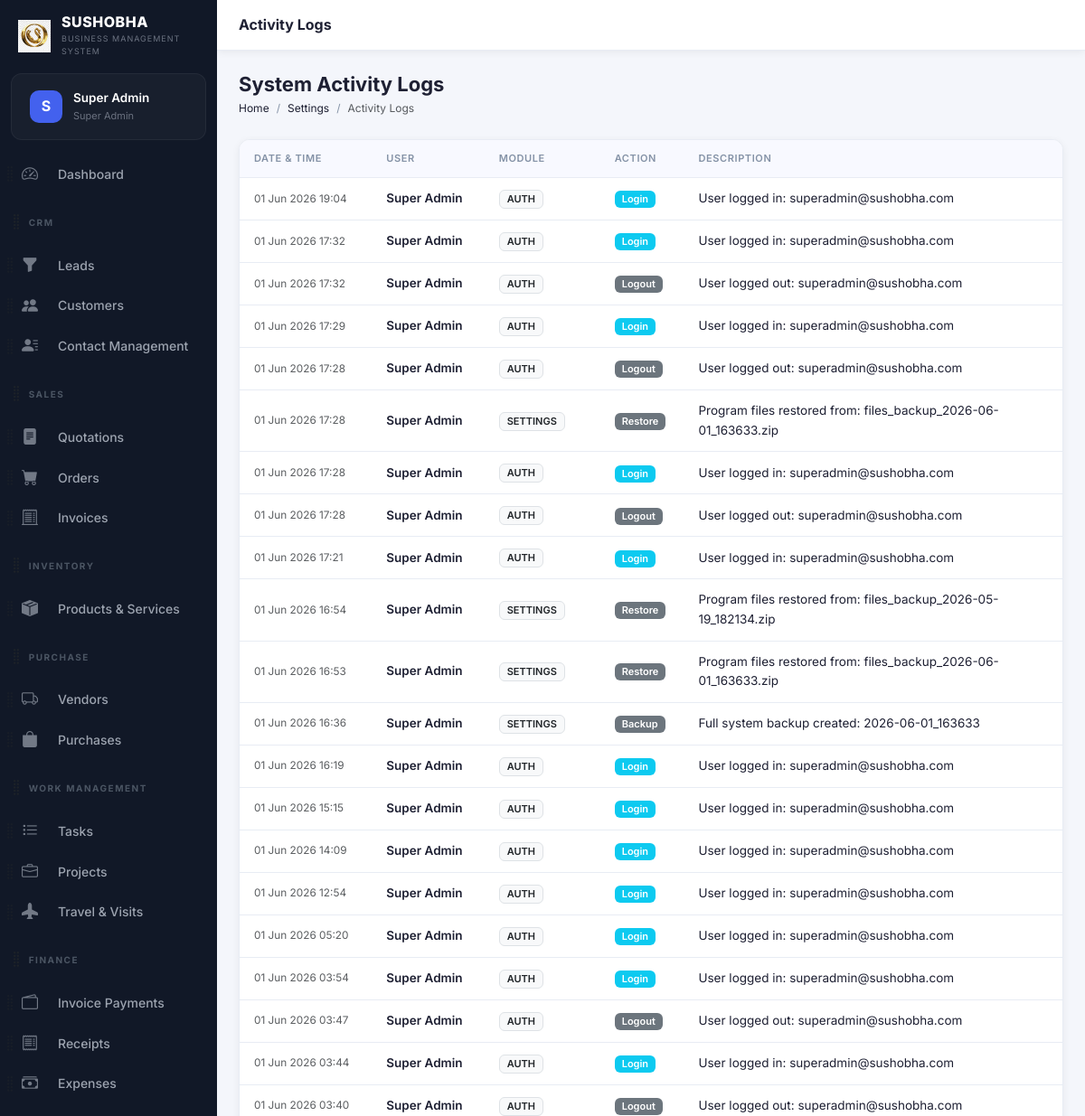
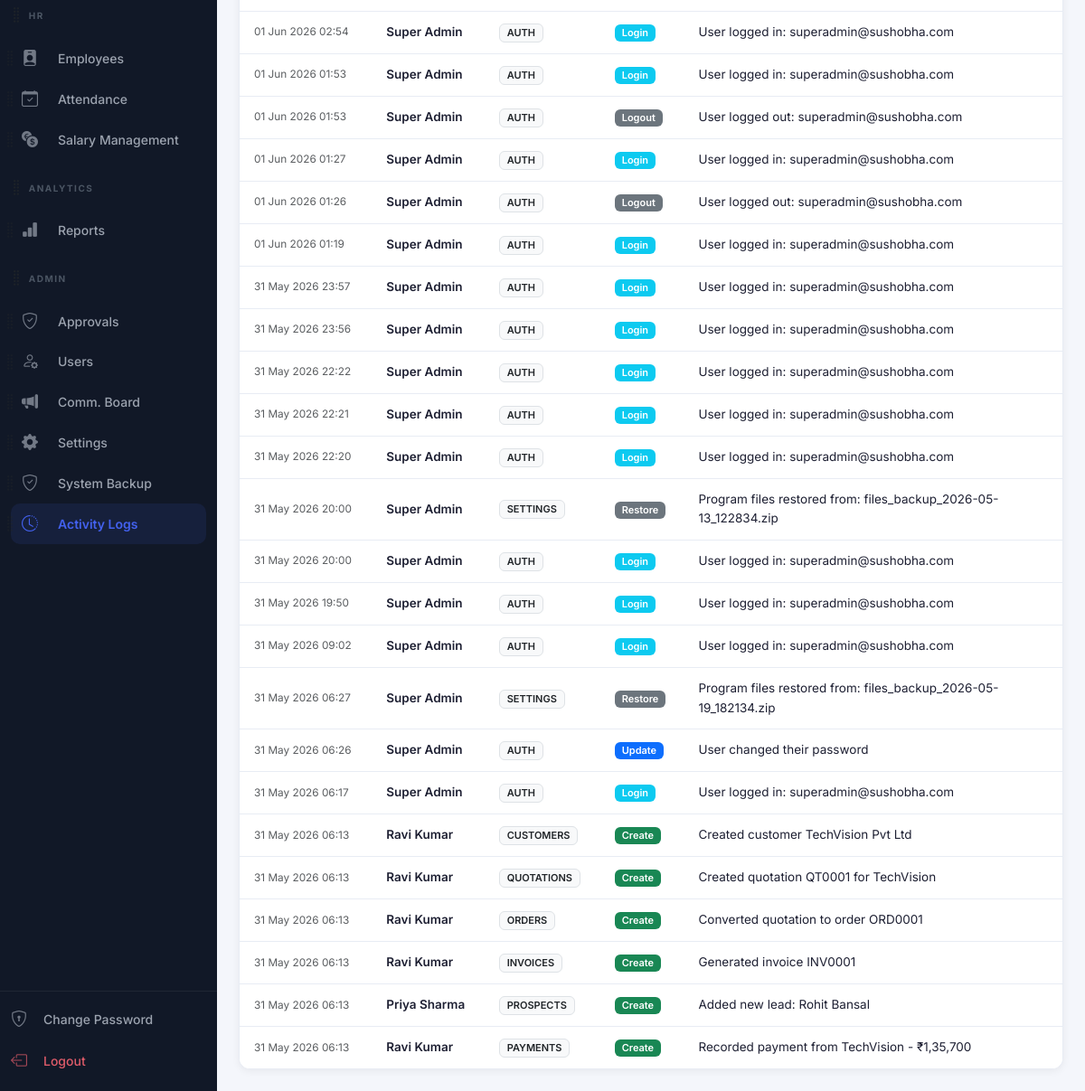
Before: /modules/settings/activity-logs.php (signed in) with the older database file (2 pictures, top to bottom).
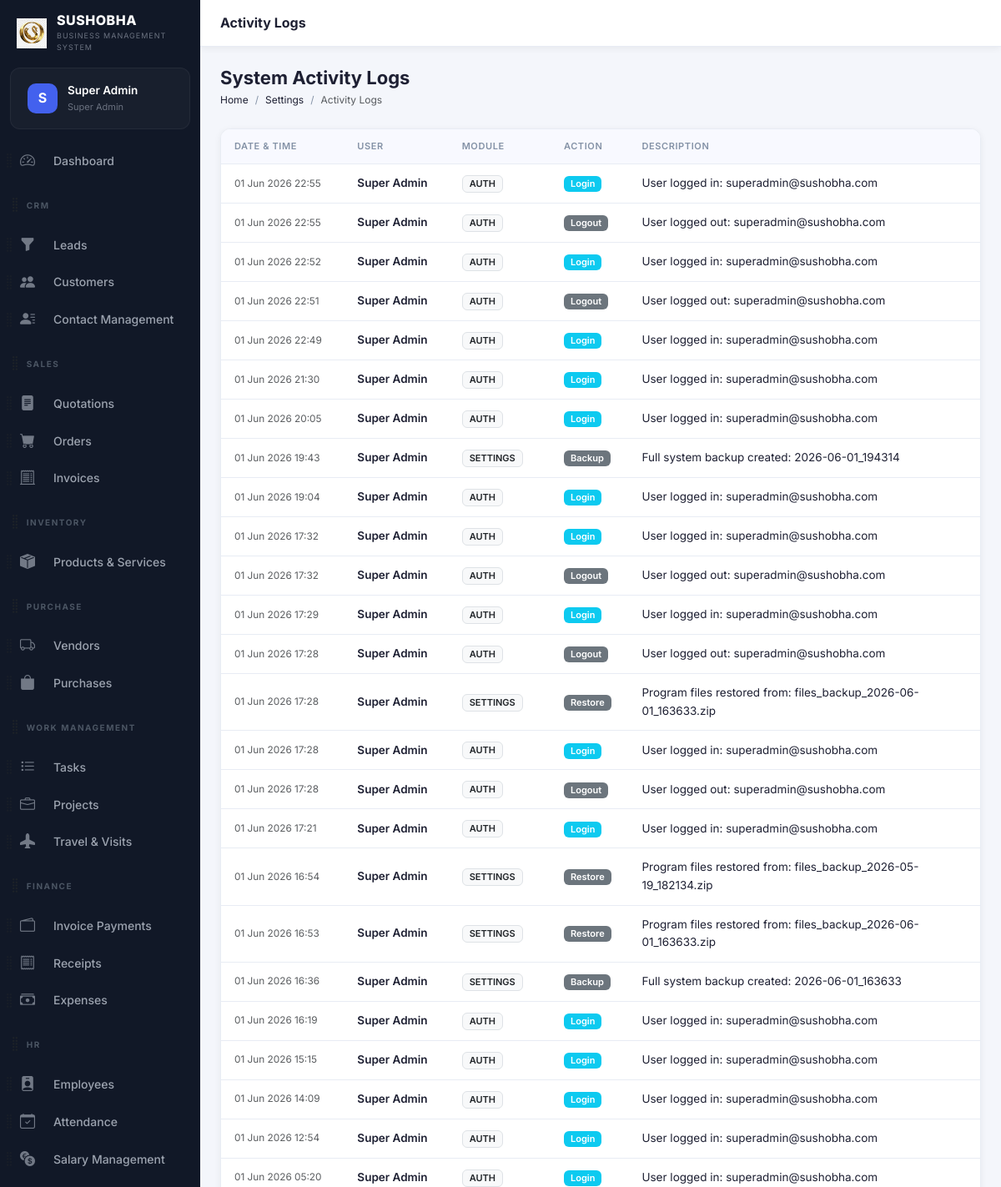
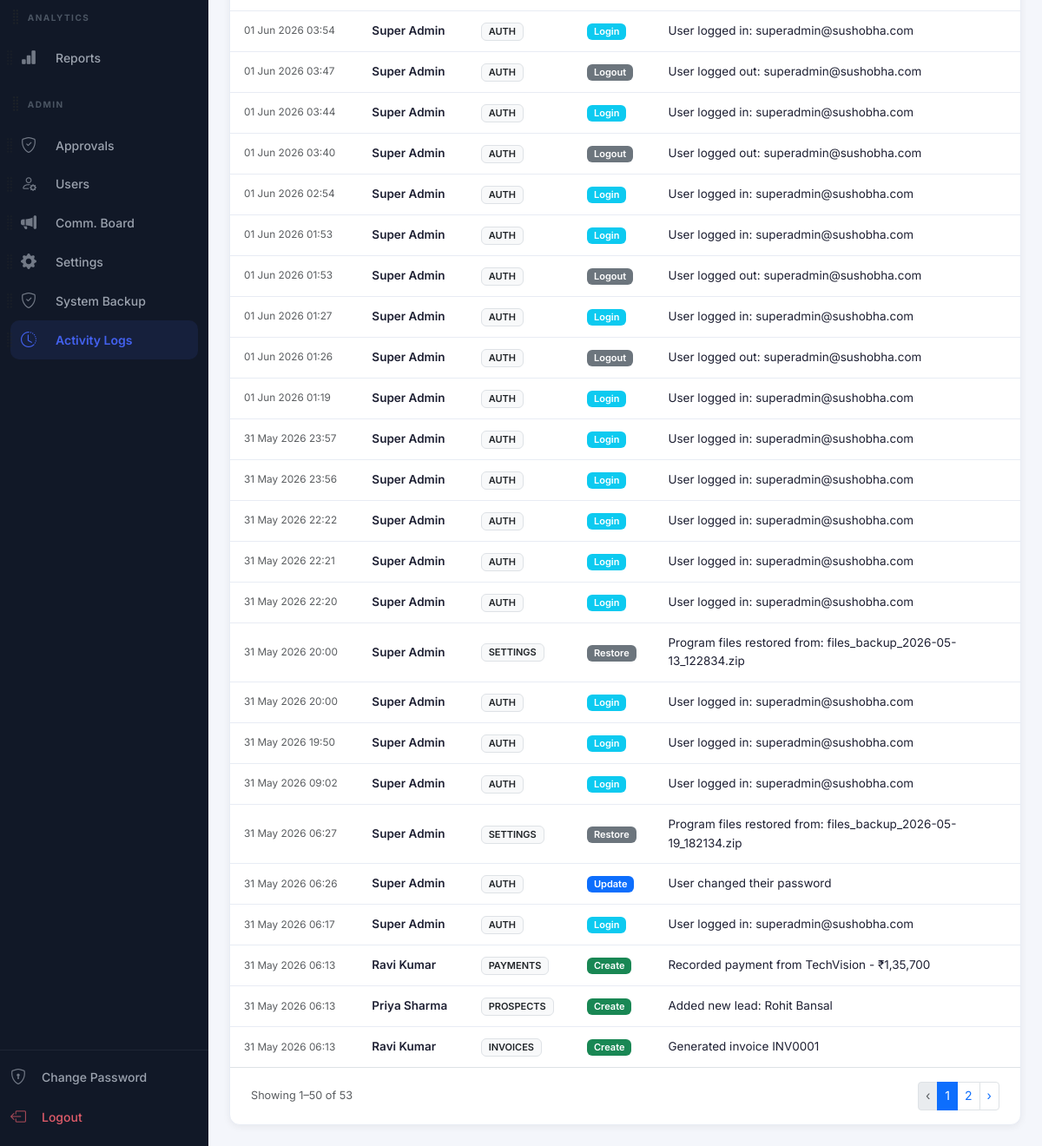
After: the same page with the newer database file (2 pictures, top to bottom).
### tables this page shows
CREATE TABLE `users` (
  `id` int(10) unsigned NOT NULL AUTO_INCREMENT,
  `role_id` int(10) unsigned NOT NULL DEFAULT 5,
  `name` varchar(100) NOT NULL,
  `email` varchar(150) NOT NULL,
  `password` varchar(255) NOT NULL,
  `phone` varchar(20) DEFAULT NULL,
  `avatar` varchar(255) DEFAULT NULL,
  `is_active` tinyint(1) NOT NULL DEFAULT 1,
  `remember_token` varchar(100) DEFAULT NULL,
  `reset_token` varchar(100) DEFAULT NULL,
  `reset_token_expires` datetime DEFAULT NULL,
  `last_login` datetime DEFAULT NULL,
  `login_attempts` int(11) DEFAULT 0,
  `locked_until` datetime DEFAULT NULL,
  `created_at` timestamp NOT NULL DEFAULT current_timestamp(),
  `updated_at` timestamp NOT NULL DEFAULT current_timestamp() ON UPDATE current_timestamp(),
  `access_rights` text DEFAULT NULL,
  PRIMARY KEY (`id`),
  UNIQUE KEY `email` (`email`),
  KEY `role_id` (`role_id`),
  CONSTRAINT `users_ibfk_1` FOREIGN KEY (`role_id`) REFERENCES `roles` (`id`)
);

CREATE TABLE `roles` (
  `id` int(10) unsigned NOT NULL AUTO_INCREMENT,
  `name` varchar(50) NOT NULL,
  `slug` varchar(50) NOT NULL,
  `permissions` longtext DEFAULT NULL CHECK (json_valid(`permissions`)),
  `created_at` timestamp NOT NULL DEFAULT current_timestamp(),
  PRIMARY KEY (`id`),
  UNIQUE KEY `name` (`name`),
  UNIQUE KEY `slug` (`slug`)
);

CREATE TABLE `activity_logs` (
  `id` int(10) unsigned NOT NULL AUTO_INCREMENT,
  `user_id` int(10) unsigned DEFAULT NULL,
  `module` varchar(50) DEFAULT NULL,
  `action` varchar(50) DEFAULT NULL,
  `description` text DEFAULT NULL,
  `record_id` int(10) unsigned DEFAULT NULL,
  `ip_address` varchar(45) DEFAULT NULL,
  `user_agent` varchar(255) DEFAULT NULL,
  `created_at` timestamp NOT NULL DEFAULT current_timestamp(),
  PRIMARY KEY (`id`),
  KEY `user_id` (`user_id`),
  KEY `idx_log_module` (`module`),
  KEY `idx_log_created` (`created_at`),
  CONSTRAINT `activity_logs_ibfk_1` FOREIGN KEY (`user_id`) REFERENCES `users` (`id`) ON DELETE SET NULL
);

### config/db.php (called while the page is built, shortened)
<?php
class Database {
    private static ?PDO $instance = null;
    public static function getInstance(): PDO {
        if (self::$instance === null) {
            $host   = 'localhost';
            $dbname = 'sushobha_crm';
            $user   = 'root';
            $pass   = '';
            $charset = 'utf8mb4';
            $dsn = "mysql:host={$host};dbname={$dbname};charset={$charset}";
            $options = [
                PDO::ATTR_ERRMODE            => PDO::ERRMODE_EXCEPTION,
                PDO::ATTR_DEFAULT_FETCH_MODE => PDO::FETCH_ASSOC,
                PDO::ATTR_EMULATE_PREPARES   => false,
            ];
            try {
                self::$instance = new PDO($dsn, $user, $pass, $options);
            } catch (PDOException $e) {
                die(json_encode(['error' => 'Database connection failed: ' . $e->getMessage()]));
            }
        }
        return self::$instance;
    }
}
function db(): PDO {
    return Database::getInstance();
}

### includes/auth.php (called while the page is built, shortened)
<?php
require_once __DIR__ . '/../config/db.php';
function isLoggedIn(): bool {
    return isset($_SESSION['user_id']) && !empty($_SESSION['user_id']);
}
function currentUser(): ?array {
    static $user = null;
    if ($user === null) {
        $stmt = db()->prepare("SELECT u.*, r.name AS role_name, r.slug AS role_slug, r.permissions FROM users u JOIN roles r ON u.role_id = r.id WHERE u.id = ?");
        $stmt->execute([$_SESSION['user_id']]);
        $user = $stmt->fetch();
    }
    return $user;
}

### modules/settings/activity-logs.php (the view, shortened to what this page needs)
<?php
require_once __DIR__ . '/../../config/db.php';
require_once __DIR__ . '/../../includes/auth.php';
require_once __DIR__ . '/../../includes/functions.php';
$page   = max(1,(int)($_GET['page'] ?? 1));
$per    = 50;
$total = db()->query("SELECT COUNT(*) FROM activity_logs")->fetchColumn();
$pag = paginate($total, $per, $page, BASE_URL.'/modules/settings/activity-logs.php?');
$stmt = db()->prepare("SELECT a.*, u.name AS user_name FROM activity_logs a LEFT JOIN users u ON a.user_id = u.id ORDER BY a.created_at DESC LIMIT $per OFFSET {$pag['offset']}");
$stmt->execute();
$logs = $stmt->fetchAll();
include __DIR__ . '/../../includes/header.php';
?>
<?php include __DIR__ . '/../../includes/sidebar.php'; ?>
<div class="main-content">
<div class="topbar">
  <div class="topbar-title">Activity Logs</div>
</div>
<div class="page-content">
<div class="page-header">
  <div class="page-header-left"><h1>System Activity Logs</h1>
    <nav aria-label="breadcrumb"><ol class="breadcrumb"><li class="breadcrumb-item"><a href="<?= BASE_URL ?>/modules/dashboard/index.php">Home</a></li><li class="breadcrumb-item"><a href="<?= BASE_URL ?>/modules/settings/index.php">Settings</a></li><li class="breadcrumb-item active">Activity Logs</li></ol></nav>
  </div>
</div>
<div class="table-wrapper">
  <div class="table-responsive">
    <table class="table crm-table align-middle mb-0">
      <thead><tr><th>Date & Time</th><th>User</th><th>Module</th><th>Action</th><th>Description</th></tr></thead>
      <tbody>
        <?php if(empty($logs)): ?>
          <tr><td colspan="5"><div class="empty-state"><p>No logs found</p></div></td></tr>
        <?php else: foreach($logs as $log): ?>
        <tr>
          <td class="text-nowrap text-muted small"><?= date('d M Y H:i', strtotime($log['created_at'])) ?></td>
          <td class="fw-semibold"><?= e($log['user_name'] ?: 'System') ?></td>
          <td><span class="badge bg-light text-dark border text-uppercase"><?= e($log['module']) ?></span></td>
          <td>
            <?php
            $actionClass = 'bg-secondary';
            if ($log['action'] === 'create') $actionClass = 'bg-success';
            if ($log['action'] === 'update') $actionClass = 'bg-primary';
            if ($log['action'] === 'login') $actionClass = 'bg-info';
            ?>
            <span class="badge <?= $actionClass ?>"><?= ucfirst($log['action']) ?></span>
          </td>
          <td class="text-wrap" style="max-width: 400px;"><?= e($log['description']) ?></td>
        </tr>
        <?php endforeach; endif; ?>
      </tbody>
    </table>
  </div>
  <?php if($pag['total_pages']>1): ?>
  <div class="d-flex justify-content-between align-items-center px-4 py-3 border-top">
    <small class="text-muted">Showing <?= $pag['offset']+1 ?>–<?= min($pag['offset']+$per,$total) ?> of <?= $total ?></small>
    <?= paginationHtml($pag) ?>
  </div>
  <?php endif; ?>
</div>
</div></div>
<?php include __DIR__ . '/../../includes/footer.php'; ?>

### includes/header.php (shortened to what this page needs)
<?php
$currentUser = function_exists('currentUser') ? currentUser() : null;
?>
<!DOCTYPE html>
<html lang="en">
<head>
<link href="https://cdn.jsdelivr.net/npm/bootstrap@5.3.3/dist/css/bootstrap.min.css" rel="stylesheet">
<link href="https://cdn.jsdelivr.net/npm/bootstrap-icons@1.11.3/font/bootstrap-icons.min.css" rel="stylesheet">
<link href="https://cdnjs.cloudflare.com/ajax/libs/font-awesome/6.5.0/css/all.min.css" rel="stylesheet">
<link href="<?= BASE_URL ?>/assets/css/style.css" rel="stylesheet">
</head>
<body>
<div class="app-wrapper">

### includes/sidebar.php (shortened to what this page needs)
<?php
function isActive(string $path): string {
    return strpos($_SERVER['PHP_SELF'], $path) !== false ? 'active' : '';
}
$user = currentUser();
?>
<nav class="sidebar" id="sidebar">
  <div class="sidebar-brand">
    <div class="brand-logo">
      <img src="<?= BASE_URL ?>/assets/img/logo.png" alt="Logo" style="width: 100%; height: 100%; object-fit: contain;">
    </div>
    <div class="brand-text">
      <span class="brand-name"><?= APP_NAME ?></span>
      <span class="brand-tagline"><?= APP_TAGLINE ?></span>
    </div>
  </div>
  <div class="sidebar-user">
    <div class="sidebar-user-avatar">
      <?php if (!empty($user['avatar'])): ?>
        <img src="<?= BASE_URL ?>/<?= e($user['avatar']) ?>" alt="Avatar">
      <?php else: ?>
        <span><?= strtoupper(substr($user['name'] ?? 'U', 0, 1)) ?></span>
      <?php endif; ?>
    </div>
    <div class="sidebar-user-info">
      <span class="user-name"><?= e($user['name'] ?? 'User') ?></span>
      <span class="user-role"><?= ucwords(str_replace('_', ' ', $user['role_slug'] ?? '')) ?></span>
    </div>
  </div>
  <div class="sidebar-menu" id="sortableSidebar">
    <?php
    if (isAdmin()) {
        $defaultMenu[] = ['type' => 'header', 'id' => 'h_admin', 'label' => 'Admin'];
        $defaultMenu[] = ['type' => 'link', 'id' => 'approvals', 'url' => '/modules/approvals/index.php', 'icon' => 'bi-shield-check', 'label' => 'Approvals', 'match' => '/approvals/'];
        $defaultMenu[] = ['type' => 'link', 'id' => 'users', 'url' => '/modules/settings/users.php', 'icon' => 'bi-person-gear', 'label' => 'Users', 'match' => '/settings/users'];
        $defaultMenu[] = ['type' => 'link', 'id' => 'announcements', 'url' => '/modules/settings/announcements.php', 'icon' => 'bi-megaphone-fill', 'label' => 'Comm. Board', 'match' => '/settings/announcements'];
        $defaultMenu[] = ['type' => 'link', 'id' => 'settings', 'url' => '/modules/settings/index.php', 'icon' => 'bi-gear-fill', 'label' => 'Settings', 'match' => '/settings/index'];
        $defaultMenu[] = ['type' => 'link', 'id' => 'backup', 'url' => '/modules/settings/backup.php', 'icon' => 'bi-shield-check', 'label' => 'System Backup', 'match' => '/settings/backup'];
        $defaultMenu[] = ['type' => 'link', 'id' => 'activity_logs', 'url' => '/modules/settings/activity-logs.php', 'icon' => 'bi-clock-history', 'label' => 'Activity Logs', 'match' => '/activity-logs'];
    }
    $menuDict = [];
    foreach ($defaultMenu as $item) {
        $menuDict[$item['id']] = $item;
    }
    $userId = $_SESSION['user_id'] ?? 0;
    $stmt = db()->prepare("SELECT preference_value FROM user_preferences WHERE user_id = ? AND preference_key = 'sidebar_order'");
    $stmt->execute([$userId]);
    $savedOrderJson = $stmt->fetchColumn();
    $savedOrder = $savedOrderJson ? json_decode($savedOrderJson, true) : null;
    $menu = [];
    if ($savedOrder && is_array($savedOrder)) {
        foreach ($savedOrder as $id) {
            if (isset($menuDict[$id])) {
                $menu[] = $menuDict[$id];
                unset($menuDict[$id]);
            }
        }
        foreach ($menuDict as $item) {
            $menu[] = $item;
        }
    } else {
        $menu = $defaultMenu;
    }
    foreach ($menu as $item):
    ?>
      <div class="sidebar-sortable-item" data-id="<?= e($item['id']) ?>">
        <?php if ($item['type'] === 'header'): ?>
          <div class="menu-section-title d-flex align-items-center" style="margin-top: 15px;">
            <i class="bi bi-grip-vertical text-muted drag-handle" style="font-size: 1.2rem; cursor: grab; margin-left: -15px; margin-right: 2px;" title="Drag to reorder"></i>
            <span><?= e($item['label']) ?></span>
          </div>
        <?php else: ?>
          <div class="d-flex align-items-center position-relative">
            <i class="bi bi-grip-vertical text-muted drag-handle" style="font-size: 1.2rem; cursor: grab; opacity: 0.6; position: absolute; left: -15px; z-index: 10; padding: 10px 5px;" title="Drag to reorder"></i>
            <a href="<?= BASE_URL . $item['url'] ?>" class="menu-item flex-grow-1 mb-0 <?= isActive($item['match']) ?>">
              <i class="bi <?= $item['icon'] ?>"></i><span class="ms-1"><?= e($item['label']) ?></span>
            </a>
          </div>
        <?php endif; ?>
      </div>
    <?php endforeach; ?>
  </div>
  <div class="sidebar-footer">
    <a href="<?= BASE_URL ?>/modules/auth/change-password.php" class="menu-item <?= isActive('/auth/change-password') ?>">
      <i class="bi bi-shield-lock"></i><span>Change Password</span>
    </a>
    <a href="<?= BASE_URL ?>/modules/auth/logout.php" class="menu-item menu-item-logout">
      <i class="bi bi-box-arrow-left"></i><span>Logout</span>
    </a>
  </div>
</nav>

### includes/footer.php (shortened to what this page needs)
</div>
<div aria-live="polite" aria-atomic="true" class="position-relative">
  <div class="toast-container position-fixed bottom-0 end-0 p-3" id="toastPlacement" style="z-index: 1055;">
  </div>
</div>
</body>
</html>

### includes/functions.php (shortened to what this page needs)
<?php
require_once __DIR__ . '/../config/db.php';
function e(?string $str): string {
    return htmlspecialchars($str ?? '', ENT_QUOTES | ENT_HTML5, 'UTF-8');
}
function paginate(int $total, int $perPage, int $currentPage, string $url): array {
    $totalPages = max(1, (int)ceil($total / $perPage));
    $currentPage = max(1, min($currentPage, $totalPages));
    $offset = ($currentPage - 1) * $perPage;
    return ['total'=>$total,'per_page'=>$perPage,'current'=>$currentPage,'total_pages'=>$totalPages,'offset'=>$offset,'url'=>$url];
}
function paginationHtml(array $p): string {
    $html = '<nav><ul class="pagination pagination-sm mb-0">';
    $html .= '<li class="page-item' . ($p['current']<=1?' disabled':'') . '"><a class="page-link" href="' . $p['url'] . '&page=' . ($p['current']-1) . '">‹</a></li>';
    $start = max(1, $p['current']-2);
    $end   = min($p['total_pages'], $p['current']+2);
    for ($i=$start; $i<=$end; $i++) {
        $html .= '<li class="page-item' . ($i==$p['current']?' active':'') . '"><a class="page-link" href="' . $p['url'] . '&page=' . $i . '">' . $i . '</a></li>';
    }
    $html .= '<li class="page-item' . ($p['current']>=$p['total_pages']?' disabled':'') . '"><a class="page-link" href="' . $p['url'] . '&page=' . ($p['current']+1) . '">›</a></li>';
    $html .= '</ul></nav>';
    return $html;
}

Changed rows visible on the page:
no longer on this page (row unchanged): activity_logs: created_at "31 May 2026 06:13", user.name "Ravi Kumar", module "CUSTOMERS", action "Create", description "Created customer TechVision Pvt Ltd"
no longer on this page (row unchanged): activity_logs: created_at "31 May 2026 06:13", user.name "Ravi Kumar", module "QUOTATIONS", action "Create", description "Created quotation QT0001 for TechVision"
no longer on this page (row unchanged): activity_logs: created_at "31 May 2026 06:13", user.name "Ravi Kumar", module "ORDERS", action "Create", description "Converted quotation to order ORD0001"
added activity_logs: created_at "01 Jun 2026 22:55", user.name "Super Admin", module "AUTH", action "Login", description "User logged in: superadmin@sushobha.com"
added activity_logs: created_at "01 Jun 2026 22:55", user.name "Super Admin", module "AUTH", action "Logout", description "User logged out: superadmin@sushobha.com"
added activity_logs: created_at "01 Jun 2026 22:52", user.name "Super Admin", module "AUTH", action "Login", description "User logged in: superadmin@sushobha.com"
added activity_logs: created_at "01 Jun 2026 22:51", user.name "Super Admin", module "AUTH", action "Logout", description "User logged out: superadmin@sushobha.com"
added activity_logs: created_at "01 Jun 2026 22:49", user.name "Super Admin", module "AUTH", action "Login", description "User logged in: superadmin@sushobha.com"
added activity_logs: created_at "01 Jun 2026 21:30", user.name "Super Admin", module "AUTH", action "Login", description "User logged in: superadmin@sushobha.com"
added activity_logs: created_at "01 Jun 2026 20:05", user.name "Super Admin", module "AUTH", action "Login", description "User logged in: superadmin@sushobha.com"
added activity_logs: created_at "01 Jun 2026 19:43", user.name "Super Admin", module "SETTINGS", action "Backup", description "Full system backup created: 2026-06-01_194314"
shown differently, row unchanged: activity_logs "Recorded payment from TechVision - ₹1,35,700": moves up the list
shown differently, row unchanged: activity_logs "Added new lead: Rohit Bansal": moves down the list
Other visible differences:
$pag['offset']+1: (not shown) → "1"
min($pag['offset']+$per,$total): (not shown) → "50"
$total: (not shown) → "53"
text now shown: "Showing – of ‹ ›"
new list line: "1"
new list line: "2"
